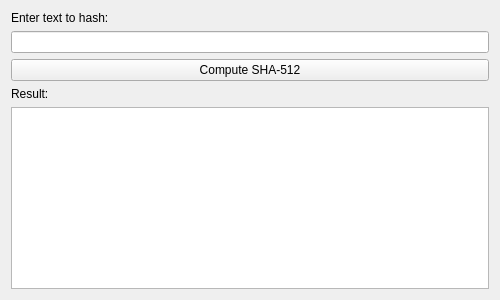
<?xml version="1.0" encoding="UTF-8"?>
<ui version="4.0">
    <class>SHAWindow</class>
    <widget class="QWidget" name="SHAWindow">
        <property name="geometry">
            <rect>
                <x>0</x>
                <y>0</y>
                <width>500</width>
                <height>300</height>
            </rect>
        </property>
        <property name="windowTitle">
            <string>SHA-512 Hasher</string>
        </property>
        <layout class="QVBoxLayout" name="verticalLayout">
            <item>
                <widget class="QLabel" name="label">
                    <property name="text">
                        <string>Enter text to hash:</string>
                    </property>
                </widget>
            </item>
            <item>
                <widget class="QLineEdit" name="inputEdit"/>
            </item>
            <item>
                <widget class="QPushButton" name="calcButton">
                    <property name="text">
                        <string>Compute SHA-512</string>
                    </property>
                </widget>
            </item>
            <item>
                <widget class="QLabel" name="label_2">
                    <property name="text">
                        <string>Result:</string>
                    </property>
                </widget>
            </item>
            <item>
                <widget class="QTextEdit" name="resultEdit">
                    <property name="readOnly">
                        <bool>true</bool>
                    </property>
                </widget>
            </item>
        </layout>
    </widget>
</ui>
